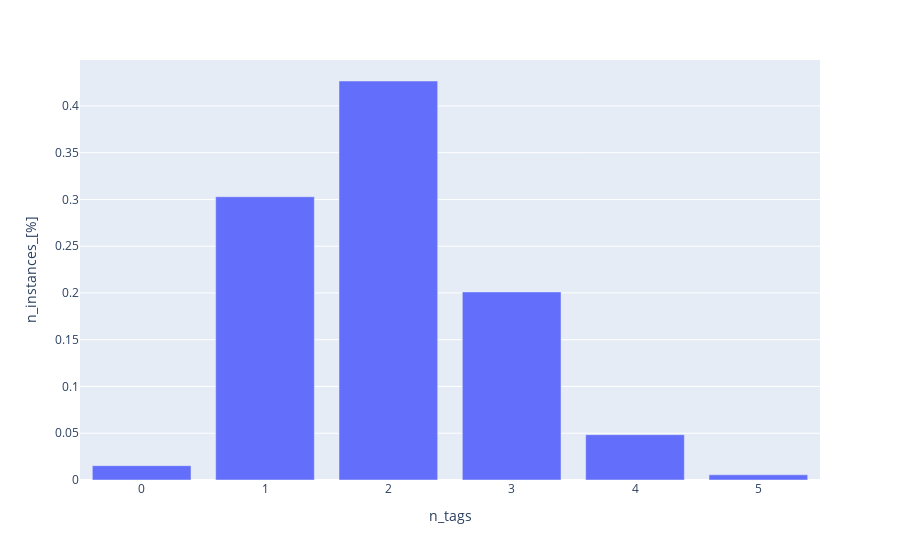

Notebook cell for this chart:
### Code cell
from collections import Counter
import plotly.express as px
import pandas as pd
import numpy as np


n_labels = []
n_instances = []

for k, v in Counter([prediction.sum() for prediction in y_val_pred]).items():
    n_labels.append(k)
    n_instances.append(v)
n_instances = np.array(n_instances) / sum(n_instances)

fig = px.bar(
    pd.DataFrame({"n_tags": n_labels, "n_instances_[%]": n_instances}),
    x="n_tags",
    y="n_instances_[%]",
)


# save_image(fig, FIGUREFOLDER, filename="nb04-fig1-how-many-tags-per-message-without-rebalancing")
fig.show()

### Figure 1 — Plotly figure (JSON) as saved in the notebook; plotly's stock layout.template omitted (floating-point values rounded to 4 significant figures)
{"data": [{"alignmentgroup": "True", "hovertemplate": "n_tags=%{x}<br>n_instances_[%]=%{y}<extra></extra>", "legendgroup": "", "marker": {"color": "#636efa", "pattern": {"shape": ""}}, "name": "", "offsetgroup": "", "orientation": "v", "showlegend": false, "textposition": "auto", "type": "bar", "x": [3, 1, 2, 4, 5, 0], "xaxis": "x", "y": [0.2011, 0.3029, 0.4267, 0.04845, 0.005564, 0.01533], "yaxis": "y"}], "layout": {"barmode": "relative", "legend": {"tracegroupgap": 0}, "margin": {"t": 60}, "xaxis": {"anchor": "y", "domain": [0, 1], "title": {"text": "n_tags"}}, "yaxis": {"anchor": "x", "domain": [0, 1], "title": {"text": "n_instances_[%]"}}}}
